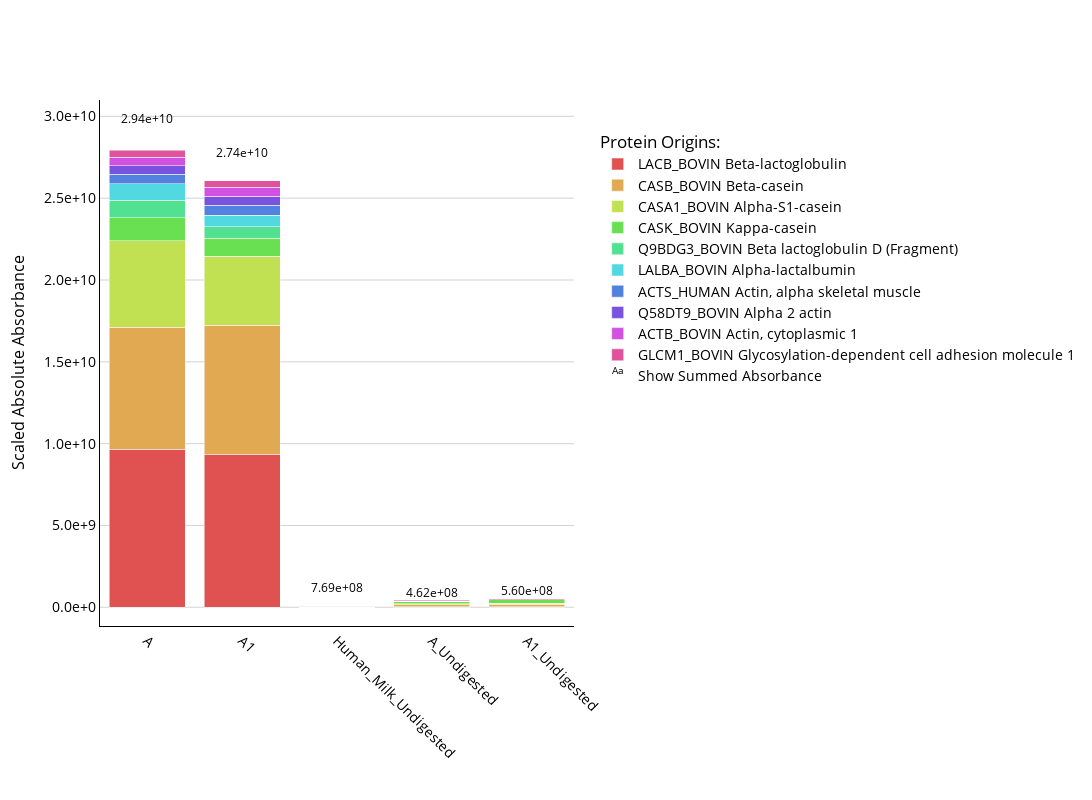
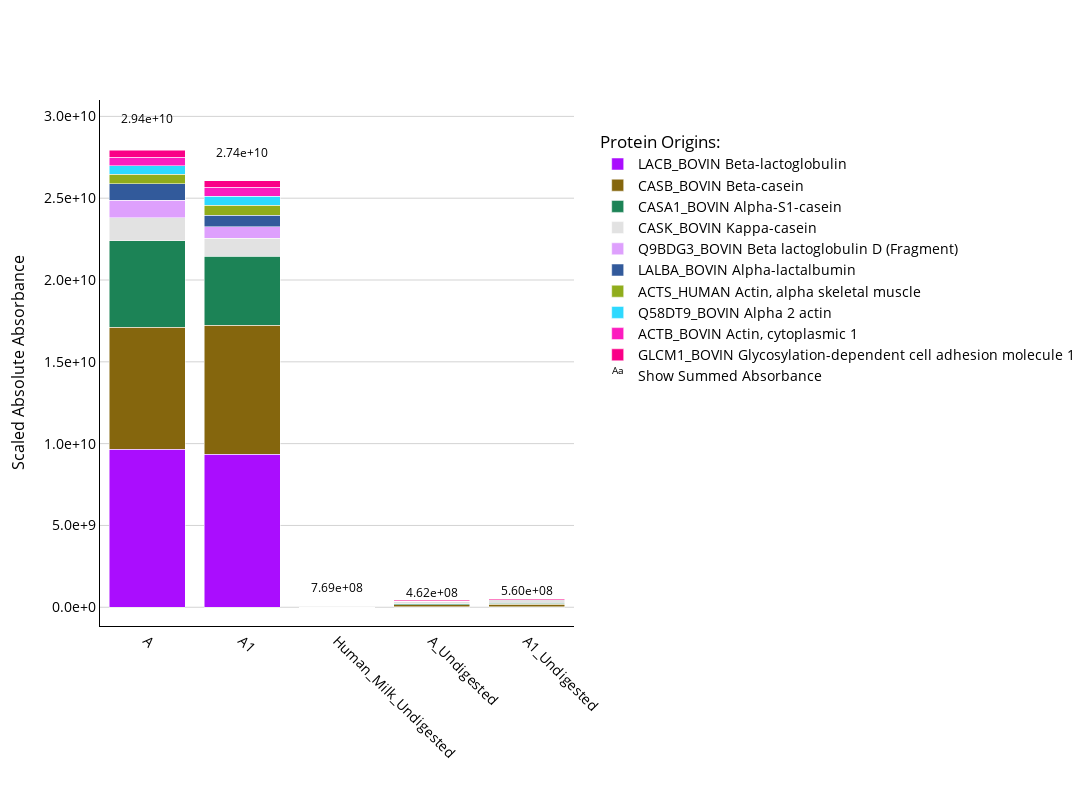

These figures' notebook cell, in order:
### Code cell
# Initialize the interface
data_transformer = DataTransformation()
data_transformer.setup_data_loading_ui()

# Create protein plotter
protein_plotter = ProteinPlotter(data_transformer)
protein_plotter.display()

### Figure 1 — Plotly figure (JSON) as saved in the notebook; plotly's stock layout.template omitted (floating-point values rounded to 4 significant figures)
{"data": [{"hoverinfo": "text", "hovertext": ["Protein: P02754<br>Description: LACB_BOVIN Beta-lactoglobulin<br>Sample: A<br>Relative Absorbance: 32.83%<br>Absolute Absorbance: 9.65e+09<br>", "Protein: P02754<br>Description: LACB_BOVIN Beta-lactoglobulin<br>Sample: A1<br>Relative Absorbance: 34.21%<br>Absolute Absorbance: 9.36e+09<br>", "Protein: P02754<br>Description: LACB_BOVIN Beta-lactoglobulin<br>Sample: Human_Milk_Undigested<br>Relative Absorbance: 0.00%<br>Absolute Absorbance: 0.00e+00<br>", "Protein: P02754<br>Description: LACB_BOVIN Beta-lactoglobulin<br>Sample: A_Undigested<br>Relative Absorbance: 4.05%<br>Absolute Absorbance: 1.87e+07<br>", "Protein: P02754<br>Description: LACB_BOVIN Beta-lactoglobulin<br>Sample: A1_Undigested<br>Relative Absorbance: 4.11%<br>Absolute Absorbance: 2.30e+07<br>"], "marker": {"color": "hsl(0.0,70%,60%)"}, "name": "LACB_BOVIN Beta-lactoglobulin", "type": "bar", "x": ["A", "A1", "Human_Milk_Undigested", "A_Undigested", "A1_Undigested"], "y": [9651000000.0, 9357000000.0, 0, 18700000.0, 23030000.0]}, {"hoverinfo": "text", "hovertext": ["Protein: P02666<br>Description: CASB_BOVIN Beta-casein<br>Sample: A<br>Relative Absorbance: 25.41%<br>Absolute Absorbance: 7.47e+09<br>", "Protein: P02666<br>Description: CASB_BOVIN Beta-casein<br>Sample: A1<br>Relative Absorbance: 28.84%<br>Absolute Absorbance: 7.89e+09<br>", "Protein: P02666<br>Description: CASB_BOVIN Beta-casein<br>Sample: Human_Milk_Undigested<br>Relative Absorbance: 0.00%<br>Absolute Absorbance: 2.59e+04<br>", "Protein: P02666<br>Description: CASB_BOVIN Beta-casein<br>Sample: A_Undigested<br>Relative Absorbance: 32.09%<br>Absolute Absorbance: 1.48e+08<br>", "Protein: P02666<br>Description: CASB_BOVIN Beta-casein<br>Sample: A1_Undigested<br>Relative Absorbance: 29.96%<br>Absolute Absorbance: 1.68e+08<br>"], "marker": {"color": "hsl(36.666666666666664,70%,60%)"}, "name": "CASB_BOVIN Beta-casein", "type": "bar", "x": ["A", "A1", "Human_Milk_Undigested", "A_Undigested", "A1_Undigested"], "y": [7468000000.0, 7891000000.0, 25900, 148200000.0, 167700000.0]}, {"hoverinfo": "text", "hovertext": ["Protein: P02662<br>Description: CASA1_BOVIN Alpha-S1-casein<br>Sample: A<br>Relative Absorbance: 17.99%<br>Absolute Absorbance: 5.29e+09<br>", "Protein: P02662<br>Description: CASA1_BOVIN Alpha-S1-casein<br>Sample: A1<br>Relative Absorbance: 15.38%<br>Absolute Absorbance: 4.21e+09<br>", "Protein: P02662<br>Description: CASA1_BOVIN Alpha-S1-casein<br>Sample: Human_Milk_Undigested<br>Relative Absorbance: 0.00%<br>Absolute Absorbance: 0.00e+00<br>", "Protein: P02662<br>Description: CASA1_BOVIN Alpha-S1-casein<br>Sample: A_Undigested<br>Relative Absorbance: 11.85%<br>Absolute Absorbance: 5.47e+07<br>", "Protein: P02662<br>Description: CASA1_BOVIN Alpha-S1-casein<br>Sample: A1_Undigested<br>Relative Absorbance: 9.94%<br>Absolute Absorbance: 5.56e+07<br>"], "marker": {"color": "hsl(73.33333333333333,70%,60%)"}, "name": "CASA1_BOVIN Alpha-S1-casein", "type": "bar", "x": ["A", "A1", "Human_Milk_Undigested", "A_Undigested", "A1_Undigested"], "y": [5289000000.0, 4208000000.0, 0, 54700000.0, 55640000.0]}, {"hoverinfo": "text", "hovertext": ["Protein: P02668<br>Description: CASK_BOVIN Kappa-casein<br>Sample: A<br>Relative Absorbance: 4.78%<br>Absolute Absorbance: 1.41e+09<br>", "Protein: P02668<br>Description: CASK_BOVIN Kappa-casein<br>Sample: A1<br>Relative Absorbance: 3.98%<br>Absolute Absorbance: 1.09e+09<br>", "Protein: P02668<br>Description: CASK_BOVIN Kappa-casein<br>Sample: Human_Milk_Undigested<br>Relative Absorbance: 0.00%<br>Absolute Absorbance: 0.00e+00<br>", "Protein: P02668<br>Description: CASK_BOVIN Kappa-casein<br>Sample: A_Undigested<br>Relative Absorbance: 29.17%<br>Absolute Absorbance: 1.35e+08<br>", "Protein: P02668<br>Description: CASK_BOVIN Kappa-casein<br>Sample: A1_Undigested<br>Relative Absorbance: 36.74%<br>Absolute Absorbance: 2.06e+08<br>"], "marker": {"color": "hsl(110.0,70%,60%)"}, "name": "CASK_BOVIN Kappa-casein", "type": "bar", "x": ["A", "A1", "Human_Milk_Undigested", "A_Undigested", "A1_Undigested"], "y": [1405000000.0, 1088000000.0, 0, 134700000.0, 205700000.0]}, {"hoverinfo": "text", "hovertext": ["Protein: Q9BDG3<br>Description: Q9BDG3_BOVIN Beta lactoglobulin D (Fragment)<br>Sample: A<br>Relative Absorbance: 3.59%<br>Absolute Absorbance: 1.06e+09<br>", "Protein: Q9BDG3<br>Description: Q9BDG3_BOVIN Beta lactoglobulin D (Fragment)<br>Sample: A1<br>Relative Absorbance: 2.57%<br>Absolute Absorbance: 7.03e+08<br>", "Protein: Q9BDG3<br>Description: Q9BDG3_BOVIN Beta lactoglobulin D (Fragment)<br>Sample: Human_Milk_Undigested<br>Relative Absorbance: 0.00%<br>Absolute Absorbance: 0.00e+00<br>", "Protein: Q9BDG3<br>Description: Q9BDG3_BOVIN Beta lactoglobulin D (Fragment)<br>Sample: A_Undigested<br>Relative Absorbance: 0.99%<br>Absolute Absorbance: 4.59e+06<br>", "Protein: Q9BDG3<br>Description: Q9BDG3_BOVIN Beta lactoglobulin D (Fragment)<br>Sample: A1_Undigested<br>Relative Absorbance: 1.39%<br>Absolute Absorbance: 7.79e+06<br>"], "marker": {"color": "hsl(146.66666666666666,70%,60%)"}, "name": "Q9BDG3_BOVIN Beta lactoglobulin D (Fragment)", "type": "bar", "x": ["A", "A1", "Human_Milk_Undigested", "A_Undigested", "A1_Undigested"], "y": [1055000000.0, 702600000.0, 0, 4586000, 7794000.0]}, {"hoverinfo": "text", "hovertext": ["Protein: P00711<br>Description: LALBA_BOVIN Alpha-lactalbumin<br>Sample: A<br>Relative Absorbance: 3.42%<br>Absolute Absorbance: 1.00e+09<br>", "Protein: P00711<br>Description: LALBA_BOVIN Alpha-lactalbumin<br>Sample: A1<br>Relative Absorbance: 2.59%<br>Absolute Absorbance: 7.07e+08<br>", "Protein: P00711<br>Description: LALBA_BOVIN Alpha-lactalbumin<br>Sample: Human_Milk_Undigested<br>Relative Absorbance: 0.16%<br>Absolute Absorbance: 1.24e+06<br>", "Protein: P00711<br>Description: LALBA_BOVIN Alpha-lactalbumin<br>Sample: A_Undigested<br>Relative Absorbance: 0.22%<br>Absolute Absorbance: 1.03e+06<br>", "Protein: P00711<br>Description: LALBA_BOVIN Alpha-lactalbumin<br>Sample: A1_Undigested<br>Relative Absorbance: 0.09%<br>Absolute Absorbance: 5.29e+05<br>"], "marker": {"color": "hsl(183.33333333333331,70%,60%)"}, "name": "LALBA_BOVIN Alpha-lactalbumin", "type": "bar", "x": ["A", "A1", "Human_Milk_Undigested", "A_Undigested", "A1_Undigested"], "y": [1004000000.0, 707300000.0, 1244000.0, 1026450, 529400.0]}, {"hoverinfo": "text", "hovertext": ["Protein: P68133<br>Description: ACTS_HUMAN Actin, alpha skeletal muscle<br>Sample: A<br>Relative Absorbance: 1.99%<br>Absolute Absorbance: 5.86e+08<br>", "Protein: P68133<br>Description: ACTS_HUMAN Actin, alpha skeletal muscle<br>Sample: A1<br>Relative Absorbance: 2.24%<br>Absolute Absorbance: 6.14e+08<br>", "Protein: P68133<br>Description: ACTS_HUMAN Actin, alpha skeletal muscle<br>Sample: Human_Milk_Undigested<br>Relative Absorbance: 0.05%<br>Absolute Absorbance: 4.05e+05<br>", "Protein: P68133<br>Description: ACTS_HUMAN Actin, alpha skeletal muscle<br>Sample: A_Undigested<br>Relative Absorbance: 0.15%<br>Absolute Absorbance: 6.98e+05<br>", "Protein: P68133<br>Description: ACTS_HUMAN Actin, alpha skeletal muscle<br>Sample: A1_Undigested<br>Relative Absorbance: 0.12%<br>Absolute Absorbance: 6.52e+05<br>"], "marker": {"color": "hsl(220.0,70%,60%)"}, "name": "ACTS_HUMAN Actin, alpha skeletal muscle", "type": "bar", "x": ["A", "A1", "Human_Milk_Undigested", "A_Undigested", "A1_Undigested"], "y": [586000000.0, 614100000.0, 404900.0, 697800.0, 651700.0]}, {"hoverinfo": "text", "hovertext": ["Protein: Q58DT9<br>Description: Q58DT9_BOVIN Alpha 2 actin<br>Sample: A<br>Relative Absorbance: 1.82%<br>Absolute Absorbance: 5.35e+08<br>", "Protein: Q58DT9<br>Description: Q58DT9_BOVIN Alpha 2 actin<br>Sample: A1<br>Relative Absorbance: 2.05%<br>Absolute Absorbance: 5.62e+08<br>", "Protein: Q58DT9<br>Description: Q58DT9_BOVIN Alpha 2 actin<br>Sample: Human_Milk_Undigested<br>Relative Absorbance: 0.04%<br>Absolute Absorbance: 2.82e+05<br>", "Protein: Q58DT9<br>Description: Q58DT9_BOVIN Alpha 2 actin<br>Sample: A_Undigested<br>Relative Absorbance: 0.13%<br>Absolute Absorbance: 6.21e+05<br>", "Protein: Q58DT9<br>Description: Q58DT9_BOVIN Alpha 2 actin<br>Sample: A1_Undigested<br>Relative Absorbance: 0.10%<br>Absolute Absorbance: 5.58e+05<br>"], "marker": {"color": "hsl(256.66666666666663,70%,60%)"}, "name": "Q58DT9_BOVIN Alpha 2 actin", "type": "bar", "x": ["A", "A1", "Human_Milk_Undigested", "A_Undigested", "A1_Undigested"], "y": [535400000.0, 561900000.0, 282500, 621300.0, 558400.0]}, {"hoverinfo": "text", "hovertext": ["Protein: P60712<br>Description: ACTB_BOVIN Actin, cytoplasmic 1<br>Sample: A<br>Relative Absorbance: 1.73%<br>Absolute Absorbance: 5.10e+08<br>", "Protein: P60712<br>Description: ACTB_BOVIN Actin, cytoplasmic 1<br>Sample: A1<br>Relative Absorbance: 2.02%<br>Absolute Absorbance: 5.53e+08<br>", "Protein: P60712<br>Description: ACTB_BOVIN Actin, cytoplasmic 1<br>Sample: Human_Milk_Undigested<br>Relative Absorbance: 0.05%<br>Absolute Absorbance: 3.53e+05<br>", "Protein: P60712<br>Description: ACTB_BOVIN Actin, cytoplasmic 1<br>Sample: A_Undigested<br>Relative Absorbance: 0.14%<br>Absolute Absorbance: 6.56e+05<br>", "Protein: P60712<br>Description: ACTB_BOVIN Actin, cytoplasmic 1<br>Sample: A1_Undigested<br>Relative Absorbance: 0.11%<br>Absolute Absorbance: 6.04e+05<br>"], "marker": {"color": "hsl(293.3333333333333,70%,60%)"}, "name": "ACTB_BOVIN Actin, cytoplasmic 1", "type": "bar", "x": ["A", "A1", "Human_Milk_Undigested", "A_Undigested", "A1_Undigested"], "y": [510000000.0, 552800000.0, 352900.0, 656300.0, 603500.0]}, {"hoverinfo": "text", "hovertext": ["Protein: P80195<br>Description: GLCM1_BOVIN Glycosylation-dependent cell adhesion molecule 1<br>Sample: A<br>Relative Absorbance: 1.43%<br>Absolute Absorbance: 4.22e+08<br>", "Protein: P80195<br>Description: GLCM1_BOVIN Glycosylation-dependent cell adhesion molecule 1<br>Sample: A1<br>Relative Absorbance: 1.45%<br>Absolute Absorbance: 3.96e+08<br>", "Protein: P80195<br>Description: GLCM1_BOVIN Glycosylation-dependent cell adhesion molecule 1<br>Sample: Human_Milk_Undigested<br>Relative Absorbance: 0.00%<br>Absolute Absorbance: 0.00e+00<br>", "Protein: P80195<br>Description: GLCM1_BOVIN Glycosylation-dependent cell adhesion molecule 1<br>Sample: A_Undigested<br>Relative Absorbance: 13.03%<br>Absolute Absorbance: 6.02e+07<br>", "Protein: P80195<br>Description: GLCM1_BOVIN Glycosylation-dependent cell adhesion molecule 1<br>Sample: A1_Undigested<br>Relative Absorbance: 10.38%<br>Absolute Absorbance: 5.81e+07<br>"], "marker": {"color": "hsl(330.0,70%,60%)"}, "name": "GLCM1_BOVIN Glycosylation-dependent cell adhesion molecule 1", "type": "bar", "x": ["A", "A1", "Human_Milk_Undigested", "A_Undigested", "A1_Undigested"], "y": [421700000.0, 395900000.0, 0, 60170000.0, 58110000.0]}, {"hoverinfo": "none", "mode": "text", "name": "Show Summed Absorbance", "showlegend": true, "text": ["2.94e+10", "2.74e+10", "7.69e+08", "4.62e+08", "5.60e+08"], "textfont": {"color": "black", "size": 12}, "textposition": "top center", "texttemplate": "%{text}", "type": "scatter", "x": ["A", "A1", "Human_Milk_Undigested", "A_Undigested", "A1_Undigested"], "y": [29390000000.0, 27360000000.0, 768700000.0, 461800000.0, 559900000.0]}], "layout": {"barmode": "stack", "height": 800, "hoverlabel": {"bgcolor": "white", "font": {"family": "Arial", "size": 14}}, "legend": {"bgcolor": "rgba(255, 255, 255, 0.9)", "font": {"color": "black", "size": 14}, "title": {"text": "Protein Origins:"}, "traceorder": "normal", "x": 1.05, "xanchor": "left", "y": 0.95, "yanchor": "top"}, "margin": {"b": 100, "l": 100, "r": 100, "t": 100}, "showlegend": true, "title": {"font": {"color": "black", "size": 18}, "text": "", "x": 0.5, "xanchor": "center", "y": 0.95, "yanchor": "top"}, "width": 1200, "xaxis": {"linecolor": "black", "linewidth": 1, "mirror": false, "showline": true, "tickangle": 45, "tickfont": {"color": "black", "size": 14}, "title": {"font": {"color": "black", "size": 16}, "text": ""}}, "yaxis": {"exponentformat": "E", "gridcolor": "lightgray", "linecolor": "black", "linewidth": 1, "mirror": false, "showexponent": "all", "showgrid": true, "showline": true, "tickfont": {"color": "black", "size": 14}, "tickformat": ".1e", "title": {"font": {"color": "black", "size": 16}, "text": "Scaled Absolute Absorbance"}, "zeroline": false}}}

### Figure 2 — Plotly figure (JSON) as saved in the notebook; plotly's stock layout.template omitted (floating-point values rounded to 4 significant figures)
{"data": [{"hoverinfo": "text", "hovertext": ["Protein: P02754<br>Description: LACB_BOVIN Beta-lactoglobulin<br>Sample: A<br>Relative Absorbance: 32.83%<br>Absolute Absorbance: 9.65e+09<br>", "Protein: P02754<br>Description: LACB_BOVIN Beta-lactoglobulin<br>Sample: A1<br>Relative Absorbance: 34.21%<br>Absolute Absorbance: 9.36e+09<br>", "Protein: P02754<br>Description: LACB_BOVIN Beta-lactoglobulin<br>Sample: Human_Milk_Undigested<br>Relative Absorbance: 0.00%<br>Absolute Absorbance: 0.00e+00<br>", "Protein: P02754<br>Description: LACB_BOVIN Beta-lactoglobulin<br>Sample: A_Undigested<br>Relative Absorbance: 4.05%<br>Absolute Absorbance: 1.87e+07<br>", "Protein: P02754<br>Description: LACB_BOVIN Beta-lactoglobulin<br>Sample: A1_Undigested<br>Relative Absorbance: 4.11%<br>Absolute Absorbance: 2.30e+07<br>"], "marker": {"color": "#AA0DFE"}, "name": "LACB_BOVIN Beta-lactoglobulin", "type": "bar", "x": ["A", "A1", "Human_Milk_Undigested", "A_Undigested", "A1_Undigested"], "y": [9651000000.0, 9357000000.0, 0, 18700000.0, 23030000.0]}, {"hoverinfo": "text", "hovertext": ["Protein: P02666<br>Description: CASB_BOVIN Beta-casein<br>Sample: A<br>Relative Absorbance: 25.41%<br>Absolute Absorbance: 7.47e+09<br>", "Protein: P02666<br>Description: CASB_BOVIN Beta-casein<br>Sample: A1<br>Relative Absorbance: 28.84%<br>Absolute Absorbance: 7.89e+09<br>", "Protein: P02666<br>Description: CASB_BOVIN Beta-casein<br>Sample: Human_Milk_Undigested<br>Relative Absorbance: 0.00%<br>Absolute Absorbance: 2.59e+04<br>", "Protein: P02666<br>Description: CASB_BOVIN Beta-casein<br>Sample: A_Undigested<br>Relative Absorbance: 32.09%<br>Absolute Absorbance: 1.48e+08<br>", "Protein: P02666<br>Description: CASB_BOVIN Beta-casein<br>Sample: A1_Undigested<br>Relative Absorbance: 29.96%<br>Absolute Absorbance: 1.68e+08<br>"], "marker": {"color": "#85660D"}, "name": "CASB_BOVIN Beta-casein", "type": "bar", "x": ["A", "A1", "Human_Milk_Undigested", "A_Undigested", "A1_Undigested"], "y": [7468000000.0, 7891000000.0, 25900, 148200000.0, 167700000.0]}, {"hoverinfo": "text", "hovertext": ["Protein: P02662<br>Description: CASA1_BOVIN Alpha-S1-casein<br>Sample: A<br>Relative Absorbance: 17.99%<br>Absolute Absorbance: 5.29e+09<br>", "Protein: P02662<br>Description: CASA1_BOVIN Alpha-S1-casein<br>Sample: A1<br>Relative Absorbance: 15.38%<br>Absolute Absorbance: 4.21e+09<br>", "Protein: P02662<br>Description: CASA1_BOVIN Alpha-S1-casein<br>Sample: Human_Milk_Undigested<br>Relative Absorbance: 0.00%<br>Absolute Absorbance: 0.00e+00<br>", "Protein: P02662<br>Description: CASA1_BOVIN Alpha-S1-casein<br>Sample: A_Undigested<br>Relative Absorbance: 11.85%<br>Absolute Absorbance: 5.47e+07<br>", "Protein: P02662<br>Description: CASA1_BOVIN Alpha-S1-casein<br>Sample: A1_Undigested<br>Relative Absorbance: 9.94%<br>Absolute Absorbance: 5.56e+07<br>"], "marker": {"color": "#1C8356"}, "name": "CASA1_BOVIN Alpha-S1-casein", "type": "bar", "x": ["A", "A1", "Human_Milk_Undigested", "A_Undigested", "A1_Undigested"], "y": [5289000000.0, 4208000000.0, 0, 54700000.0, 55640000.0]}, {"hoverinfo": "text", "hovertext": ["Protein: P02668<br>Description: CASK_BOVIN Kappa-casein<br>Sample: A<br>Relative Absorbance: 4.78%<br>Absolute Absorbance: 1.41e+09<br>", "Protein: P02668<br>Description: CASK_BOVIN Kappa-casein<br>Sample: A1<br>Relative Absorbance: 3.98%<br>Absolute Absorbance: 1.09e+09<br>", "Protein: P02668<br>Description: CASK_BOVIN Kappa-casein<br>Sample: Human_Milk_Undigested<br>Relative Absorbance: 0.00%<br>Absolute Absorbance: 0.00e+00<br>", "Protein: P02668<br>Description: CASK_BOVIN Kappa-casein<br>Sample: A_Undigested<br>Relative Absorbance: 29.17%<br>Absolute Absorbance: 1.35e+08<br>", "Protein: P02668<br>Description: CASK_BOVIN Kappa-casein<br>Sample: A1_Undigested<br>Relative Absorbance: 36.74%<br>Absolute Absorbance: 2.06e+08<br>"], "marker": {"color": "#E2E2E2"}, "name": "CASK_BOVIN Kappa-casein", "type": "bar", "x": ["A", "A1", "Human_Milk_Undigested", "A_Undigested", "A1_Undigested"], "y": [1405000000.0, 1088000000.0, 0, 134700000.0, 205700000.0]}, {"hoverinfo": "text", "hovertext": ["Protein: Q9BDG3<br>Description: Q9BDG3_BOVIN Beta lactoglobulin D (Fragment)<br>Sample: A<br>Relative Absorbance: 3.59%<br>Absolute Absorbance: 1.06e+09<br>", "Protein: Q9BDG3<br>Description: Q9BDG3_BOVIN Beta lactoglobulin D (Fragment)<br>Sample: A1<br>Relative Absorbance: 2.57%<br>Absolute Absorbance: 7.03e+08<br>", "Protein: Q9BDG3<br>Description: Q9BDG3_BOVIN Beta lactoglobulin D (Fragment)<br>Sample: Human_Milk_Undigested<br>Relative Absorbance: 0.00%<br>Absolute Absorbance: 0.00e+00<br>", "Protein: Q9BDG3<br>Description: Q9BDG3_BOVIN Beta lactoglobulin D (Fragment)<br>Sample: A_Undigested<br>Relative Absorbance: 0.99%<br>Absolute Absorbance: 4.59e+06<br>", "Protein: Q9BDG3<br>Description: Q9BDG3_BOVIN Beta lactoglobulin D (Fragment)<br>Sample: A1_Undigested<br>Relative Absorbance: 1.39%<br>Absolute Absorbance: 7.79e+06<br>"], "marker": {"color": "#DEA0FD"}, "name": "Q9BDG3_BOVIN Beta lactoglobulin D (Fragment)", "type": "bar", "x": ["A", "A1", "Human_Milk_Undigested", "A_Undigested", "A1_Undigested"], "y": [1055000000.0, 702600000.0, 0, 4586000, 7794000.0]}, {"hoverinfo": "text", "hovertext": ["Protein: P00711<br>Description: LALBA_BOVIN Alpha-lactalbumin<br>Sample: A<br>Relative Absorbance: 3.42%<br>Absolute Absorbance: 1.00e+09<br>", "Protein: P00711<br>Description: LALBA_BOVIN Alpha-lactalbumin<br>Sample: A1<br>Relative Absorbance: 2.59%<br>Absolute Absorbance: 7.07e+08<br>", "Protein: P00711<br>Description: LALBA_BOVIN Alpha-lactalbumin<br>Sample: Human_Milk_Undigested<br>Relative Absorbance: 0.16%<br>Absolute Absorbance: 1.24e+06<br>", "Protein: P00711<br>Description: LALBA_BOVIN Alpha-lactalbumin<br>Sample: A_Undigested<br>Relative Absorbance: 0.22%<br>Absolute Absorbance: 1.03e+06<br>", "Protein: P00711<br>Description: LALBA_BOVIN Alpha-lactalbumin<br>Sample: A1_Undigested<br>Relative Absorbance: 0.09%<br>Absolute Absorbance: 5.29e+05<br>"], "marker": {"color": "#325A9B"}, "name": "LALBA_BOVIN Alpha-lactalbumin", "type": "bar", "x": ["A", "A1", "Human_Milk_Undigested", "A_Undigested", "A1_Undigested"], "y": [1004000000.0, 707300000.0, 1244000.0, 1026450, 529400.0]}, {"hoverinfo": "text", "hovertext": ["Protein: P68133<br>Description: ACTS_HUMAN Actin, alpha skeletal muscle<br>Sample: A<br>Relative Absorbance: 1.99%<br>Absolute Absorbance: 5.86e+08<br>", "Protein: P68133<br>Description: ACTS_HUMAN Actin, alpha skeletal muscle<br>Sample: A1<br>Relative Absorbance: 2.24%<br>Absolute Absorbance: 6.14e+08<br>", "Protein: P68133<br>Description: ACTS_HUMAN Actin, alpha skeletal muscle<br>Sample: Human_Milk_Undigested<br>Relative Absorbance: 0.05%<br>Absolute Absorbance: 4.05e+05<br>", "Protein: P68133<br>Description: ACTS_HUMAN Actin, alpha skeletal muscle<br>Sample: A_Undigested<br>Relative Absorbance: 0.15%<br>Absolute Absorbance: 6.98e+05<br>", "Protein: P68133<br>Description: ACTS_HUMAN Actin, alpha skeletal muscle<br>Sample: A1_Undigested<br>Relative Absorbance: 0.12%<br>Absolute Absorbance: 6.52e+05<br>"], "marker": {"color": "#90AD1C"}, "name": "ACTS_HUMAN Actin, alpha skeletal muscle", "type": "bar", "x": ["A", "A1", "Human_Milk_Undigested", "A_Undigested", "A1_Undigested"], "y": [586000000.0, 614100000.0, 404900.0, 697800.0, 651700.0]}, {"hoverinfo": "text", "hovertext": ["Protein: Q58DT9<br>Description: Q58DT9_BOVIN Alpha 2 actin<br>Sample: A<br>Relative Absorbance: 1.82%<br>Absolute Absorbance: 5.35e+08<br>", "Protein: Q58DT9<br>Description: Q58DT9_BOVIN Alpha 2 actin<br>Sample: A1<br>Relative Absorbance: 2.05%<br>Absolute Absorbance: 5.62e+08<br>", "Protein: Q58DT9<br>Description: Q58DT9_BOVIN Alpha 2 actin<br>Sample: Human_Milk_Undigested<br>Relative Absorbance: 0.04%<br>Absolute Absorbance: 2.82e+05<br>", "Protein: Q58DT9<br>Description: Q58DT9_BOVIN Alpha 2 actin<br>Sample: A_Undigested<br>Relative Absorbance: 0.13%<br>Absolute Absorbance: 6.21e+05<br>", "Protein: Q58DT9<br>Description: Q58DT9_BOVIN Alpha 2 actin<br>Sample: A1_Undigested<br>Relative Absorbance: 0.10%<br>Absolute Absorbance: 5.58e+05<br>"], "marker": {"color": "#2ED9FF"}, "name": "Q58DT9_BOVIN Alpha 2 actin", "type": "bar", "x": ["A", "A1", "Human_Milk_Undigested", "A_Undigested", "A1_Undigested"], "y": [535400000.0, 561900000.0, 282500, 621300.0, 558400.0]}, {"hoverinfo": "text", "hovertext": ["Protein: P60712<br>Description: ACTB_BOVIN Actin, cytoplasmic 1<br>Sample: A<br>Relative Absorbance: 1.73%<br>Absolute Absorbance: 5.10e+08<br>", "Protein: P60712<br>Description: ACTB_BOVIN Actin, cytoplasmic 1<br>Sample: A1<br>Relative Absorbance: 2.02%<br>Absolute Absorbance: 5.53e+08<br>", "Protein: P60712<br>Description: ACTB_BOVIN Actin, cytoplasmic 1<br>Sample: Human_Milk_Undigested<br>Relative Absorbance: 0.05%<br>Absolute Absorbance: 3.53e+05<br>", "Protein: P60712<br>Description: ACTB_BOVIN Actin, cytoplasmic 1<br>Sample: A_Undigested<br>Relative Absorbance: 0.14%<br>Absolute Absorbance: 6.56e+05<br>", "Protein: P60712<br>Description: ACTB_BOVIN Actin, cytoplasmic 1<br>Sample: A1_Undigested<br>Relative Absorbance: 0.11%<br>Absolute Absorbance: 6.04e+05<br>"], "marker": {"color": "#FC1CBF"}, "name": "ACTB_BOVIN Actin, cytoplasmic 1", "type": "bar", "x": ["A", "A1", "Human_Milk_Undigested", "A_Undigested", "A1_Undigested"], "y": [510000000.0, 552800000.0, 352900.0, 656300.0, 603500.0]}, {"hoverinfo": "text", "hovertext": ["Protein: P80195<br>Description: GLCM1_BOVIN Glycosylation-dependent cell adhesion molecule 1<br>Sample: A<br>Relative Absorbance: 1.43%<br>Absolute Absorbance: 4.22e+08<br>", "Protein: P80195<br>Description: GLCM1_BOVIN Glycosylation-dependent cell adhesion molecule 1<br>Sample: A1<br>Relative Absorbance: 1.45%<br>Absolute Absorbance: 3.96e+08<br>", "Protein: P80195<br>Description: GLCM1_BOVIN Glycosylation-dependent cell adhesion molecule 1<br>Sample: Human_Milk_Undigested<br>Relative Absorbance: 0.00%<br>Absolute Absorbance: 0.00e+00<br>", "Protein: P80195<br>Description: GLCM1_BOVIN Glycosylation-dependent cell adhesion molecule 1<br>Sample: A_Undigested<br>Relative Absorbance: 13.03%<br>Absolute Absorbance: 6.02e+07<br>", "Protein: P80195<br>Description: GLCM1_BOVIN Glycosylation-dependent cell adhesion molecule 1<br>Sample: A1_Undigested<br>Relative Absorbance: 10.38%<br>Absolute Absorbance: 5.81e+07<br>"], "marker": {"color": "#FA0087"}, "name": "GLCM1_BOVIN Glycosylation-dependent cell adhesion molecule 1", "type": "bar", "x": ["A", "A1", "Human_Milk_Undigested", "A_Undigested", "A1_Undigested"], "y": [421700000.0, 395900000.0, 0, 60170000.0, 58110000.0]}, {"hoverinfo": "none", "mode": "text", "name": "Show Summed Absorbance", "showlegend": true, "text": ["2.94e+10", "2.74e+10", "7.69e+08", "4.62e+08", "5.60e+08"], "textfont": {"color": "black", "size": 12}, "textposition": "top center", "texttemplate": "%{text}", "type": "scatter", "x": ["A", "A1", "Human_Milk_Undigested", "A_Undigested", "A1_Undigested"], "y": [29390000000.0, 27360000000.0, 768700000.0, 461800000.0, 559900000.0]}], "layout": {"barmode": "stack", "height": 800, "hoverlabel": {"bgcolor": "white", "font": {"family": "Arial", "size": 14}}, "legend": {"bgcolor": "rgba(255, 255, 255, 0.9)", "font": {"color": "black", "size": 14}, "title": {"text": "Protein Origins:"}, "traceorder": "normal", "x": 1.05, "xanchor": "left", "y": 0.95, "yanchor": "top"}, "margin": {"b": 100, "l": 100, "r": 100, "t": 100}, "showlegend": true, "title": {"font": {"color": "black", "size": 18}, "text": "", "x": 0.5, "xanchor": "center", "y": 0.95, "yanchor": "top"}, "width": 1200, "xaxis": {"linecolor": "black", "linewidth": 1, "mirror": false, "showline": true, "tickangle": 45, "tickfont": {"color": "black", "size": 14}, "title": {"font": {"color": "black", "size": 16}, "text": ""}}, "yaxis": {"exponentformat": "E", "gridcolor": "lightgray", "linecolor": "black", "linewidth": 1, "mirror": false, "showexponent": "all", "showgrid": true, "showline": true, "tickfont": {"color": "black", "size": 14}, "tickformat": ".1e", "title": {"font": {"color": "black", "size": 16}, "text": "Scaled Absolute Absorbance"}, "zeroline": false}}}
